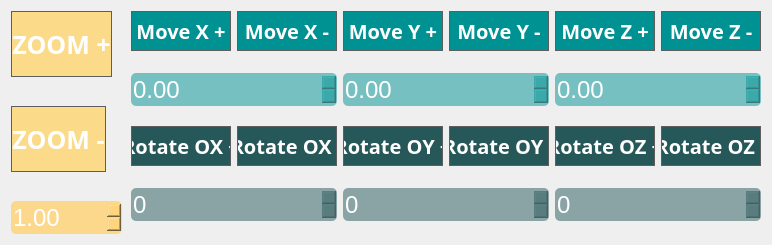
   <widget class="QWidget" name="layoutWidget">
    <property name="geometry">
     <rect>
      <x>20</x>
      <y>620</y>
      <width>772</width>
      <height>211</height>
     </rect>
    </property>
    <layout class="QGridLayout" name="gridLayout">
     <item row="0" column="0" rowspan="2">
      <layout class="QFormLayout" name="formLayout_7">
       <property name="horizontalSpacing">
        <number>-1</number>
       </property>
       <property name="verticalSpacing">
        <number>29</number>
       </property>
       <item row="0" column="0">
        <widget class="QPushButton" name="zoom_plus">
         <property name="minimumSize">
          <size>
           <width>90</width>
           <height>66</height>
          </size>
         </property>
         <property name="maximumSize">
          <size>
           <width>1666</width>
           <height>66</height>
          </size>
         </property>
         <property name="font">
          <font>
           <family>Kohinoor Telugu</family>
           <pointsize>19</pointsize>
           <bold>true</bold>
          </font>
         </property>
         <property name="styleSheet">
          <string notr="true">
QPushButton {

background-color: rgb(251, 218, 138);
color: rgb(255, 255, 255);border:  1px solid rgb(94, 94, 94);
}

QPushButton:pressed {
	background-color: rgba(255, 212, 121, 128);
}</string>
         </property>
         <property name="text">
          <string>ZOOM +</string>
         </property>
        </widget>
       </item>
       <item row="1" column="0">
        <widget class="QPushButton" name="zoom_minus">
         <property name="minimumSize">
          <size>
           <width>90</width>
           <height>66</height>
          </size>
         </property>
         <property name="maximumSize">
          <size>
           <width>1666</width>
           <height>66</height>
          </size>
         </property>
         <property name="font">
          <font>
           <family>Kohinoor Telugu</family>
           <pointsize>19</pointsize>
           <bold>true</bold>
          </font>
         </property>
         <property name="styleSheet">
          <string notr="true">
QPushButton {

background-color: rgb(251, 218, 138);
color: rgb(255, 255, 255);border:  1px solid rgb(94, 94, 94);
}

QPushButton:pressed {
	background-color: rgba(255, 212, 121, 128);
}</string>
         </property>
         <property name="text">
          <string>ZOOM -</string>
         </property>
        </widget>
       </item>
       <item row="2" column="0">
        <widget class="QDoubleSpinBox" name="doubleSpinBox">
         <property name="minimumSize">
          <size>
           <width>90</width>
           <height>33</height>
          </size>
         </property>
         <property name="maximumSize">
          <size>
           <width>16777215</width>
           <height>33</height>
          </size>
         </property>
         <property name="font">
          <font>
           <pointsize>18</pointsize>
          </font>
         </property>
         <property name="styleSheet">
          <string notr="true">border-radius: 5px;
background-color: rgba(255, 212, 121, 212);
color: rgb(255, 255, 255);</string>
         </property>
         <property name="minimum">
          <double>1.000000000000000</double>
         </property>
         <property name="maximum">
          <double>1000.000000000000000</double>
         </property>
         <property name="singleStep">
          <double>0.200000000000000</double>
         </property>
        </widget>
       </item>
      </layout>
     </item>
     <item row="0" column="1">
      <layout class="QFormLayout" name="formLayout">
       <property name="sizeConstraint">
        <enum>QLayout::SetMinimumSize</enum>
       </property>
       <property name="verticalSpacing">
        <number>22</number>
       </property>
       <item row="0" column="1">
        <widget class="QPushButton" name="move_x_minus">
         <property name="minimumSize">
          <size>
           <width>100</width>
           <height>40</height>
          </size>
         </property>
         <property name="maximumSize">
          <size>
           <width>100</width>
           <height>40</height>
          </size>
         </property>
         <property name="font">
          <font>
           <family>Kohinoor Telugu</family>
           <pointsize>15</pointsize>
           <bold>true</bold>
          </font>
         </property>
         <property name="styleSheet">
          <string notr="true">
QPushButton {
background-color: rgb(0, 145, 147);
border:  1px solid rgb(94, 94, 94);
color: rgb(255, 255, 255);
}

QPushButton:pressed {
	background-color: rgba(0, 145, 147, 128);
}
</string>
         </property>
         <property name="text">
          <string>Move X -</string>
         </property>
        </widget>
       </item>
       <item row="1" column="0" colspan="2">
        <widget class="QDoubleSpinBox" name="move_x">
         <property name="minimumSize">
          <size>
           <width>0</width>
           <height>33</height>
          </size>
         </property>
         <property name="maximumSize">
          <size>
           <width>16777215</width>
           <height>33</height>
          </size>
         </property>
         <property name="font">
          <font>
           <pointsize>18</pointsize>
           <bold>false</bold>
          </font>
         </property>
         <property name="styleSheet">
          <string notr="true">border-radius: 5px;
background-color: rgba(0, 145, 147, 128);
color: rgb(255, 255, 255);</string>
         </property>
         <property name="maximum">
          <double>1000.000000000000000</double>
         </property>
         <property name="singleStep">
          <double>0.200000000000000</double>
         </property>
        </widget>
       </item>
       <item row="0" column="0">
        <widget class="QPushButton" name="move_x_plus">
         <property name="minimumSize">
          <size>
           <width>100</width>
           <height>40</height>
          </size>
         </property>
         <property name="maximumSize">
          <size>
           <width>100</width>
           <height>40</height>
          </size>
         </property>
         <property name="font">
          <font>
           <family>Kohinoor Telugu</family>
           <pointsize>15</pointsize>
           <bold>true</bold>
          </font>
         </property>
         <property name="styleSheet">
          <string notr="true">
QPushButton {
background-color: rgb(0, 145, 147);
border:  1px solid rgb(94, 94, 94);
color: rgb(255, 255, 255);
}

QPushButton:pressed {
	background-color: rgba(0, 145, 147, 128);
}
</string>
         </property>
         <property name="text">
          <string>Move X +</string>
         </property>
        </widget>
       </item>
      </layout>
     </item>
     <item row="0" column="2">
      <layout class="QFormLayout" name="formLayout_2">
       <property name="verticalSpacing">
        <number>22</number>
       </property>
       <item row="0" column="0">
        <widget class="QPushButton" name="move_y_plus">
         <property name="minimumSize">
          <size>
           <width>100</width>
           <height>40</height>
          </size>
         </property>
         <property name="maximumSize">
          <size>
           <width>100</width>
           <height>40</height>
          </size>
         </property>
         <property name="font">
          <font>
           <family>Kohinoor Telugu</family>
           <pointsize>15</pointsize>
           <bold>true</bold>
          </font>
         </property>
         <property name="styleSheet">
          <string notr="true">
QPushButton {
background-color: rgb(0, 145, 147);
border:  1px solid rgb(94, 94, 94);
color: rgb(255, 255, 255);
}

QPushButton:pressed {
	background-color: rgba(0, 145, 147, 128);
}
</string>
         </property>
         <property name="text">
          <string>Move Y +</string>
         </property>
        </widget>
       </item>
       <item row="0" column="1">
        <widget class="QPushButton" name="move_y_minus">
         <property name="minimumSize">
          <size>
           <width>100</width>
           <height>40</height>
          </size>
         </property>
         <property name="maximumSize">
          <size>
           <width>100</width>
           <height>40</height>
          </size>
         </property>
         <property name="font">
          <font>
           <family>Kohinoor Telugu</family>
           <pointsize>15</pointsize>
           <bold>true</bold>
          </font>
         </property>
         <property name="styleSheet">
          <string notr="true">
QPushButton {
background-color: rgb(0, 145, 147);
border:  1px solid rgb(94, 94, 94);
color: rgb(255, 255, 255);
}

QPushButton:pressed {
	background-color: rgba(0, 145, 147, 128);
}
</string>
         </property>
         <property name="text">
          <string>Move Y -</string>
         </property>
        </widget>
       </item>
       <item row="1" column="0" colspan="2">
        <widget class="QDoubleSpinBox" name="move_y">
         <property name="minimumSize">
          <size>
           <width>0</width>
           <height>33</height>
          </size>
         </property>
         <property name="maximumSize">
          <size>
           <width>16777215</width>
           <height>33</height>
          </size>
         </property>
         <property name="sizeIncrement">
          <size>
           <width>0</width>
           <height>40</height>
          </size>
         </property>
         <property name="font">
          <font>
           <pointsize>18</pointsize>
           <bold>false</bold>
          </font>
         </property>
         <property name="styleSheet">
          <string notr="true">border-radius: 5px;
background-color: rgba(0, 145, 147, 128);
color: rgb(255, 255, 255);</string>
         </property>
         <property name="maximum">
          <double>1000.000000000000000</double>
         </property>
         <property name="singleStep">
          <double>0.200000000000000</double>
         </property>
        </widget>
       </item>
      </layout>
     </item>
     <item row="0" column="3">
      <layout class="QFormLayout" name="formLayout_3">
       <property name="verticalSpacing">
        <number>22</number>
       </property>
       <item row="0" column="0">
        <widget class="QPushButton" name="move_z_plus">
         <property name="enabled">
          <bool>true</bool>
         </property>
         <property name="sizePolicy">
          <sizepolicy hsizetype="Minimum" vsizetype="Ignored">
           <horstretch>0</horstretch>
           <verstretch>0</verstretch>
          </sizepolicy>
         </property>
         <property name="minimumSize">
          <size>
           <width>100</width>
           <height>40</height>
          </size>
         </property>
         <property name="maximumSize">
          <size>
           <width>100</width>
           <height>40</height>
          </size>
         </property>
         <property name="font">
          <font>
           <family>Kohinoor Telugu</family>
           <pointsize>15</pointsize>
           <bold>true</bold>
          </font>
         </property>
         <property name="styleSheet">
          <string notr="true">
QPushButton {
background-color: rgb(0, 145, 147);
border:  1px solid rgb(94, 94, 94);
color: rgb(255, 255, 255);
}

QPushButton:pressed {
	background-color: rgba(0, 145, 147, 128);
}
</string>
         </property>
         <property name="text">
          <string>Move Z +</string>
         </property>
         <property name="iconSize">
          <size>
           <width>8</width>
           <height>8</height>
          </size>
         </property>
        </widget>
       </item>
       <item row="0" column="1">
        <widget class="QPushButton" name="move_z_minus">
         <property name="minimumSize">
          <size>
           <width>100</width>
           <height>40</height>
          </size>
         </property>
         <property name="maximumSize">
          <size>
           <width>100</width>
           <height>40</height>
          </size>
         </property>
         <property name="font">
          <font>
           <family>Kohinoor Telugu</family>
           <pointsize>15</pointsize>
           <bold>true</bold>
          </font>
         </property>
         <property name="styleSheet">
          <string notr="true">
QPushButton {
background-color: rgb(0, 145, 147);
border:  1px solid rgb(94, 94, 94);
color: rgb(255, 255, 255);
}

QPushButton:pressed {
	background-color: rgba(0, 145, 147, 128);
}
</string>
         </property>
         <property name="text">
          <string>Move Z -</string>
         </property>
        </widget>
       </item>
       <item row="1" column="0" colspan="2">
        <widget class="QDoubleSpinBox" name="move_z">
         <property name="minimumSize">
          <size>
           <width>0</width>
           <height>33</height>
          </size>
         </property>
         <property name="maximumSize">
          <size>
           <width>16777215</width>
           <height>33</height>
          </size>
         </property>
         <property name="font">
          <font>
           <pointsize>18</pointsize>
           <bold>false</bold>
          </font>
         </property>
         <property name="styleSheet">
          <string notr="true">border-radius: 5px;
background-color: rgba(0, 145, 147, 128);
color: rgb(255, 255, 255);</string>
         </property>
         <property name="maximum">
          <double>1000.000000000000000</double>
         </property>
         <property name="singleStep">
          <double>0.200000000000000</double>
         </property>
        </widget>
       </item>
      </layout>
     </item>
     <item row="1" column="1">
      <layout class="QFormLayout" name="formLayout_4">
       <property name="verticalSpacing">
        <number>22</number>
       </property>
       <item row="0" column="0">
        <widget class="QPushButton" name="rotate_x_plus">
         <property name="minimumSize">
          <size>
           <width>100</width>
           <height>40</height>
          </size>
         </property>
         <property name="maximumSize">
          <size>
           <width>100</width>
           <height>40</height>
          </size>
         </property>
         <property name="font">
          <font>
           <family>Kohinoor Telugu</family>
           <pointsize>15</pointsize>
           <bold>true</bold>
          </font>
         </property>
         <property name="styleSheet">
          <string notr="true">
QPushButton {
background-color: rgb(38, 87, 89);
border:  1px solid rgb(94, 94, 94);
color: rgb(255, 255, 255);
}

QPushButton:pressed {
	background-color: rgba(38, 87, 89, 128);
}
</string>
         </property>
         <property name="text">
          <string>Rotate OX +</string>
         </property>
        </widget>
       </item>
       <item row="0" column="1">
        <widget class="QPushButton" name="rotate_x_minus">
         <property name="minimumSize">
          <size>
           <width>100</width>
           <height>40</height>
          </size>
         </property>
         <property name="maximumSize">
          <size>
           <width>100</width>
           <height>40</height>
          </size>
         </property>
         <property name="font">
          <font>
           <family>Kohinoor Telugu</family>
           <pointsize>15</pointsize>
           <bold>true</bold>
          </font>
         </property>
         <property name="styleSheet">
          <string notr="true">
QPushButton {
background-color: rgb(38, 87, 89);
border:  1px solid rgb(94, 94, 94);
color: rgb(255, 255, 255);
}

QPushButton:pressed {
	background-color: rgba(38, 87, 89, 128);
}</string>
         </property>
         <property name="text">
          <string>Rotate OX -</string>
         </property>
        </widget>
       </item>
       <item row="1" column="0" colspan="2">
        <widget class="QSpinBox" name="rotate_x">
         <property name="minimumSize">
          <size>
           <width>0</width>
           <height>33</height>
          </size>
         </property>
         <property name="maximumSize">
          <size>
           <width>16777215</width>
           <height>33</height>
          </size>
         </property>
         <property name="font">
          <font>
           <pointsize>18</pointsize>
           <bold>false</bold>
          </font>
         </property>
         <property name="styleSheet">
          <string notr="true">border-radius: 5px;
background-color: rgba(38, 87, 89, 128);
color: rgb(255, 255, 255);</string>
         </property>
         <property name="maximum">
          <number>360</number>
         </property>
        </widget>
       </item>
      </layout>
     </item>
     <item row="1" column="2">
      <layout class="QFormLayout" name="formLayout_5">
       <property name="verticalSpacing">
        <number>22</number>
       </property>
       <item row="0" column="0">
        <widget class="QPushButton" name="rotate_y_plus">
         <property name="minimumSize">
          <size>
           <width>100</width>
           <height>40</height>
          </size>
         </property>
         <property name="maximumSize">
          <size>
           <width>100</width>
           <height>40</height>
          </size>
         </property>
         <property name="font">
          <font>
           <family>Kohinoor Telugu</family>
           <pointsize>15</pointsize>
           <bold>true</bold>
          </font>
         </property>
         <property name="styleSheet">
          <string notr="true">
QPushButton {
background-color: rgb(38, 87, 89);
border:  1px solid rgb(94, 94, 94);
color: rgb(255, 255, 255);
}

QPushButton:pressed {
	background-color: rgba(38, 87, 89, 128);
}</string>
         </property>
         <property name="text">
          <string>Rotate OY +</string>
         </property>
        </widget>
       </item>
       <item row="0" column="1">
        <widget class="QPushButton" name="rotat_y_minus">
         <property name="minimumSize">
          <size>
           <width>100</width>
           <height>40</height>
          </size>
         </property>
         <property name="maximumSize">
          <size>
           <width>100</width>
           <height>40</height>
          </size>
         </property>
         <property name="font">
          <font>
           <family>Kohinoor Telugu</family>
           <pointsize>15</pointsize>
           <bold>true</bold>
          </font>
         </property>
         <property name="styleSheet">
          <string notr="true">
QPushButton {
background-color: rgb(38, 87, 89);
border:  1px solid rgb(94, 94, 94);
color: rgb(255, 255, 255);
}

QPushButton:pressed {
	background-color: rgba(38, 87, 89, 128);
}</string>
         </property>
         <property name="text">
          <string>Rotate OY -</string>
         </property>
        </widget>
       </item>
       <item row="1" column="0" colspan="2">
        <widget class="QSpinBox" name="rotate_y">
         <property name="minimumSize">
          <size>
           <width>0</width>
           <height>33</height>
          </size>
         </property>
         <property name="maximumSize">
          <size>
           <width>16777215</width>
           <height>33</height>
          </size>
         </property>
         <property name="font">
          <font>
           <pointsize>18</pointsize>
           <bold>false</bold>
          </font>
         </property>
         <property name="styleSheet">
          <string notr="true">border-radius: 5px;
background-color: rgba(38, 87, 89, 128);
color: rgb(255, 255, 255);</string>
         </property>
         <property name="maximum">
          <number>360</number>
         </property>
        </widget>
       </item>
      </layout>
     </item>
     <item row="1" column="3">
      <layout class="QFormLayout" name="formLayout_6">
       <property name="verticalSpacing">
        <number>22</number>
       </property>
       <item row="0" column="0">
        <widget class="QPushButton" name="rotate_z_plus">
         <property name="minimumSize">
          <size>
           <width>100</width>
           <height>40</height>
          </size>
         </property>
         <property name="maximumSize">
          <size>
           <width>100</width>
           <height>40</height>
          </size>
         </property>
         <property name="sizeIncrement">
          <size>
           <width>1</width>
           <height>0</height>
          </size>
         </property>
         <property name="font">
          <font>
           <family>Kohinoor Telugu</family>
           <pointsize>15</pointsize>
           <bold>true</bold>
          </font>
         </property>
         <property name="styleSheet">
          <string notr="true">
QPushButton {
background-color: rgb(38, 87, 89);
border:  1px solid rgb(94, 94, 94);
color: rgb(255, 255, 255);
}

QPushButton:pressed {
	background-color: rgba(38, 87, 89, 128);
}</string>
         </property>
         <property name="text">
          <string>Rotate OZ +</string>
         </property>
        </widget>
       </item>
       <item row="0" column="1">
        <widget class="QPushButton" name="rotate_z_minus">
         <property name="minimumSize">
          <size>
           <width>100</width>
           <height>40</height>
          </size>
         </property>
         <property name="maximumSize">
          <size>
           <width>100</width>
           <height>40</height>
          </size>
         </property>
         <property name="font">
          <font>
           <family>Kohinoor Telugu</family>
           <pointsize>15</pointsize>
           <bold>true</bold>
          </font>
         </property>
         <property name="styleSheet">
          <string notr="true">
QPushButton {
background-color: rgb(38, 87, 89);
border:  1px solid rgb(94, 94, 94);
color: rgb(255, 255, 255);
}

QPushButton:pressed {
	background-color: rgba(38, 87, 89, 128);
}</string>
         </property>
         <property name="text">
          <string>Rotate OZ -</string>
         </property>
        </widget>
       </item>
       <item row="1" column="0" colspan="2">
        <widget class="QSpinBox" name="rotate_z">
         <property name="minimumSize">
          <size>
           <width>0</width>
           <height>33</height>
          </size>
         </property>
         <property name="maximumSize">
          <size>
           <width>16777215</width>
           <height>33</height>
          </size>
         </property>
         <property name="font">
          <font>
           <pointsize>18</pointsize>
           <bold>false</bold>
          </font>
         </property>
         <property name="styleSheet">
          <string notr="true">border-radius: 5px;
background-color: rgba(38, 87, 89, 128);
color: rgb(255, 255, 255);</string>
         </property>
         <property name="maximum">
          <number>360</number>
         </property>
        </widget>
       </item>
      </layout>
     </item>
    </layout>
   </widget>
